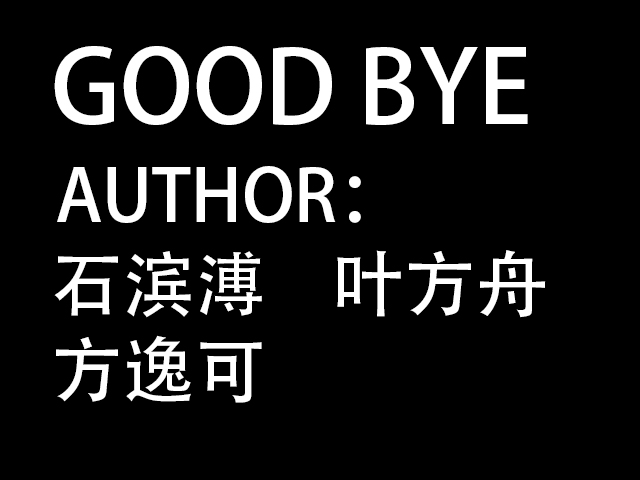
#> input picture PictureReading/menus/menu4.jpg, 640 x 480 px
$ python Main.py
#> lines starting #> are read from the running program, lines starting #| are printed output that depends on the picture; after the words box and inside, x2 and y2 are one past the last pixel; in counts of white or black regions, pixels touching at a corner belong together
### PictureReading/PictureProcessing.py
# -*- coding = utf-8 -*-
# @Time : 2021/5/12 18:54
# @Author : SBP
# @File : PictureProcessing.py
# @Software : PyCharm

from PIL import Image
import numpy as np
from matplotlib import pyplot as plt

Lenth, Width = 640, 480
BLACK = [0, 0, 0]
RED = [255, 0, 0]
WHITE = [255, 255, 255]


###################### Load Picture ##############################3
# LoadPicture
# Return Image and ImageRGB
# [4 lines left out: function LoadPicture, not called in this run]


# Picture2RGBarray
# Return ImageRGB Array
def Picture2RGBarray(path):
#> called with path = './menus/menu4.jpg'
    ImageRGB = Image.open(path).convert('RGB')
#> ImageRGB is the input picture: PIL image 640x480 RGB; min 0, max 255, mean 27.4
    ImageRGB_Array = np.array(ImageRGB)
    return ImageRGB_Array


####################### Picture processing ###########################
# create a Background with only one color
# [27 lines left out: functions CreateBackGroundArray, ReadNOTblackcolor, not called in this run]


# read a Background witch is designed
# read color whitch is not BLACK
# return x,y of (!BLACK)
def ReadNOTblackcolorall(ImageDatas, lenth=Lenth, width=Width):
#> called with lenth = 640, width = 480
    tempRGB = []
    for i in range(width):
        # tempPre = BLACK;
        tempRGBrow = [i]
        for j in range(lenth):
            if (all(ImageDatas[i, j] == WHITE)):
                tempRGBrow.append(j)
        if (len(tempRGBrow) > 1):
            tempRGB.append(tempRGBrow)
    return tempRGB


# deal with tempRGB(!BLACK)
# return edge
# [16 lines left out: function getedge, not called in this run]


# read (!black) RGB to 1
def Get01Array(ImageDatas, lenth=Lenth, width=Width):
    RGBdatas = []
    for i in range(width):
        RGBrow = []
        for j in range(lenth):
            if (list(ImageDatas[i, j]) == WHITE):
                RGBrow.append(1)
            else:
                RGBrow.append(0)
        RGBdatas.append(RGBrow)
    return RGBdatas


# input 1 or 0
# return pixel [a,b,c]
def GetRGB1pixel(RGB01):
    if (RGB01 == 1):
        return WHITE
    elif (RGB01 == 0):
        return BLACK


###################### Draw Picture ##################################
# [19 lines left out: function DrawPicture, not called in this run]


# draw picture with RGB01
def DrawPictureRGB01(RGB01, lenth=Lenth, width=Width, save=True, show=True):
    newImage = Image.new('RGB', (lenth, width))
    for i in range(width):
        for j in range(lenth):
            RGB = GetRGB1pixel(RGB01[i][j])
            newImage.putpixel((j, i), tuple(RGB))
    if save:
        newImage.save('RGB01.jpg')
    if show:
        newImage.show()


########################## Save as Txt #########################
def SaveAsTxt(RGB01, path, lenth=Lenth, width=Width):
    filetxt = open(path, mode='w')
    for j in RGB01:
        str = ''
        for i in j:
            str = str + '{}'.format(i)
        filetxt.write(str)
        filetxt.write('\n')
    filetxt.close()

# [12 lines of commented-out code are left out]

### PictureReading/Main.py
# -*- coding = utf-8 -*-
# @Time : 2021/5/12 21:12
# @Author : SBP
# @File : Main.py
# @Software : PyCharm


from PIL import Image
import numpy as np
from matplotlib import pyplot as plt
import PictureProcessing as PicPro

Lenth, Width = 640, 480
BLACK = [0, 0, 0]
RED = [255, 0, 0]

if __name__ == '__main__':
    path = './menus/menu4.jpg'
    imageArray = PicPro.Picture2RGBarray(path=path)
    # [5 lines of commented-out code are left out]
    RGB = PicPro.ReadNOTblackcolorall(imageArray)
#> RGB = 268 items
    # [5 lines of commented-out code are left out]
    RGBdatas = PicPro.Get01Array(imageArray)
#> RGBdatas = 480 items
    # print(RGBdatas)
    print('width = {}'.format(len(RGBdatas)))
#| width = 480
    print('length = {}'.format(len(RGBdatas[0])))
#| length = 640
    # RGBdatasArray = np.array(RGBdatas)
    # print(RGBdatasArray)
    # RGBdatasArray.tofile("RGB.bin")
    PicPro.SaveAsTxt(RGBdatas,path='./menu01/RGBmenu4.txt')
    PicPro.DrawPictureRGB01(RGBdatas)
#> in DrawPictureRGB01, `newImage = Image.new('RGB', (lenth, width))`: newImage: PIL image 640x480 RGB; every value is 0
#> after the loop in DrawPictureRGB01, `for i in range(width):`:
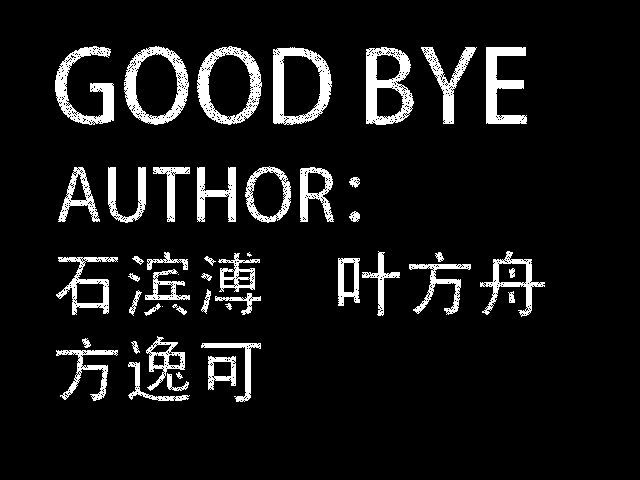
#> newImage: PIL image 640x480 RGB; 8.6% white; 48 white regions (3 under 20 px), largest, box (x1, y1, x2, y2) and area: (273, 47, 332, 125) 1907, (366, 47, 414, 125) 1880, (124, 46, 189, 125) 1789

$ run again, with PictureReading/menus/menu1.jpg copied over PictureReading/menus/menu4.jpg
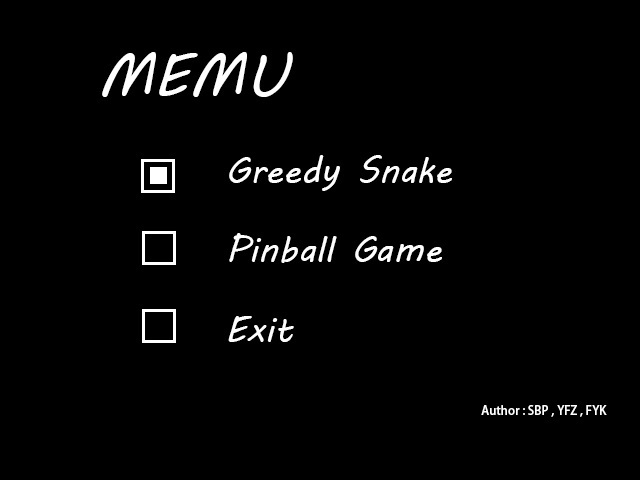
#> input picture PictureReading/menus/menu1.jpg, 640 x 480 px
#> in Picture2RGBarray, ImageRGB is the input picture: PIL image 640x480 RGB; min 0, max 255, mean 7.1
#> RGB = 161 items
#> RGBdatas = 480 items
#| width = 480
#| length = 640
#> after the loop in DrawPictureRGB01, `for i in range(width):`:
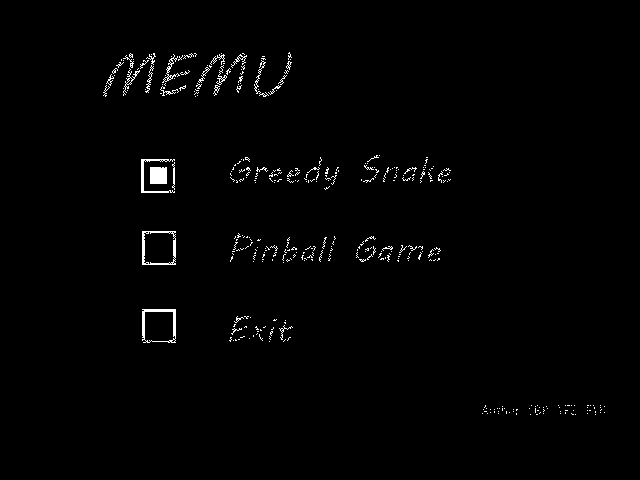
#> newImage: PIL image 640x480 RGB; 1.2% white in thin lines or dots, all inside (x1, y1, x2, y2) = (103, 52, 605, 415)
